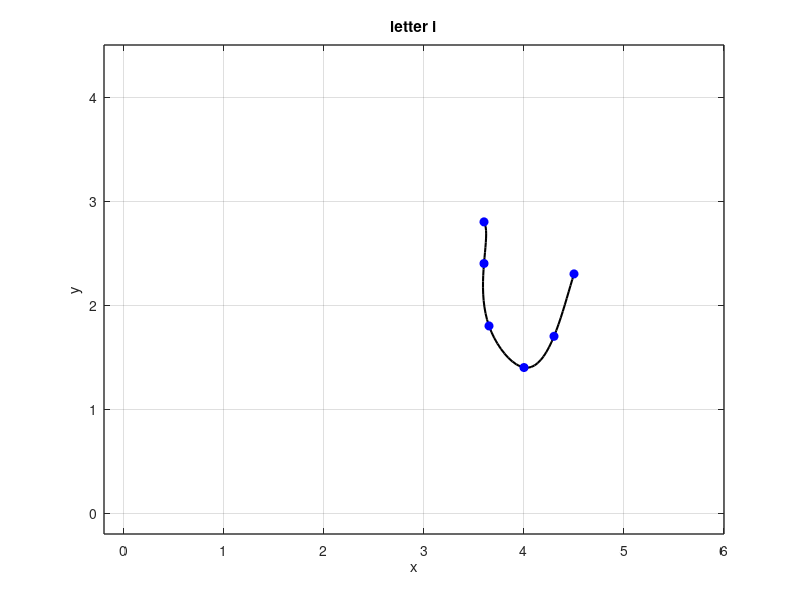

The MATLAB script that drew this image:
% Define data points
x = [3.6 3.6 3.65 4 4.3 4.5];
y = [2.8 2.4 1.8 1.4 1.7 2.3];

n = length(x);
t = 0:n-1;
tt = 0:0.1:n-1;

xx = spline(t, x, tt);
yy = spline(t, y, tt);

figure(1)
plot(xx, yy, 'k', 'LineWidth', 1.5)
hold on
plot (x, y, 'bo', 'MarkerFaceColor', 'b')
axis([-0.2 6 -0.2 4.5])
grid on
title('letter i')
xlabel('x')
ylabel('y')
set(gca, 'FontSize', 10, 'LineWidth', 1)
grid on




